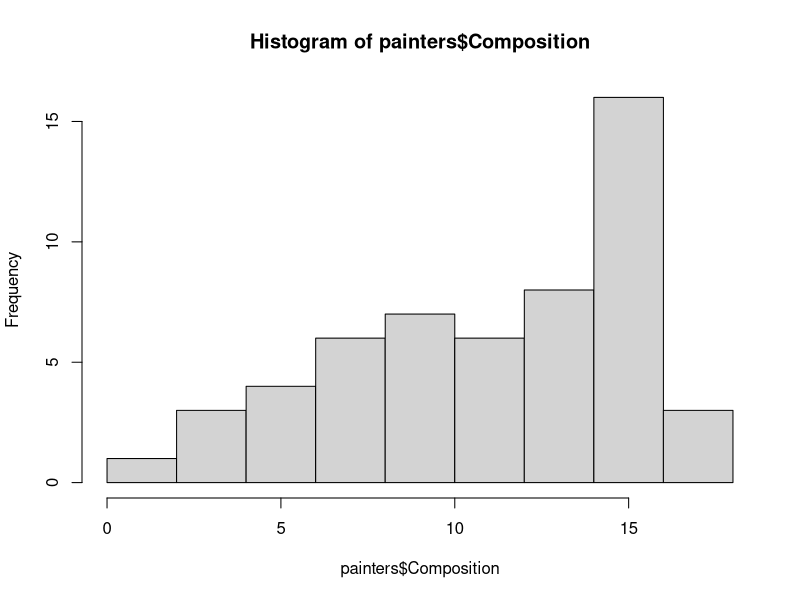
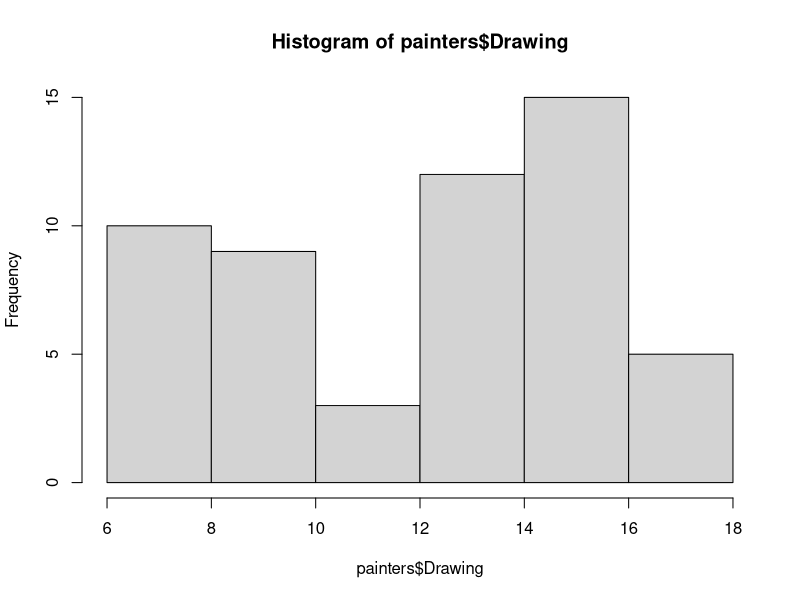
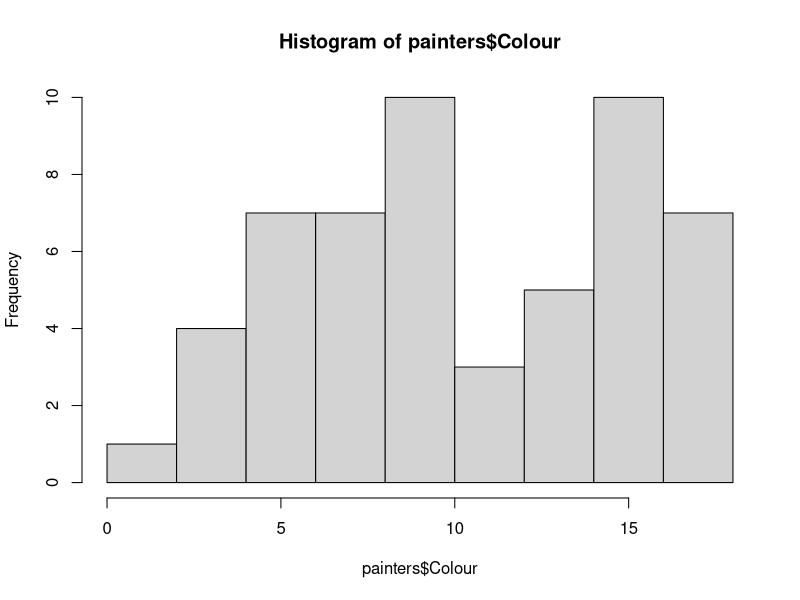
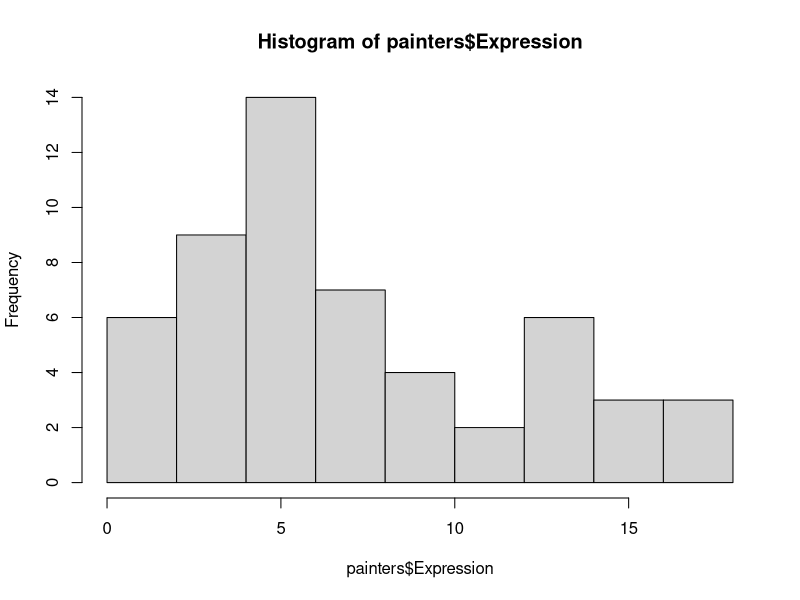
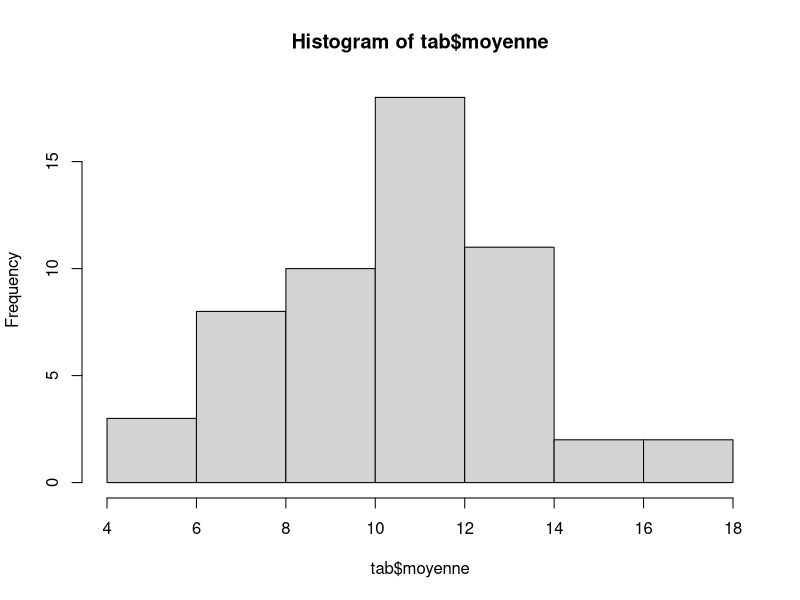
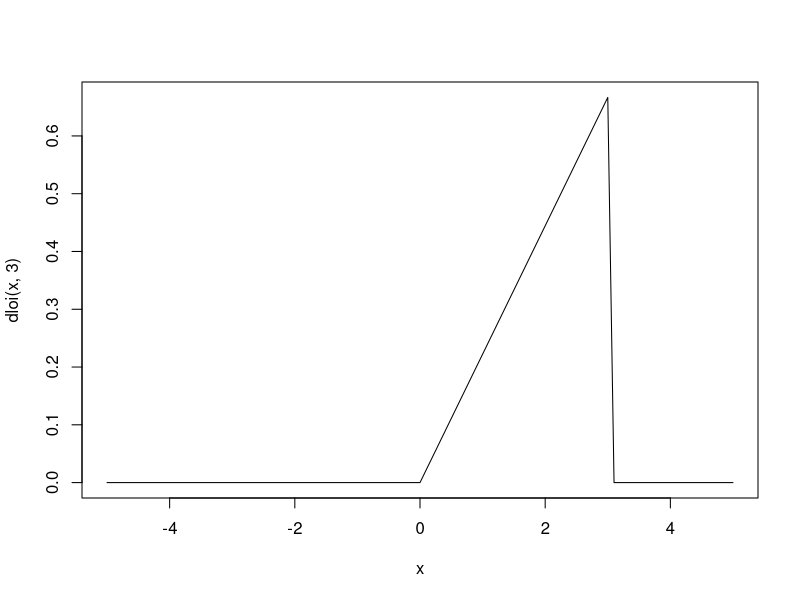
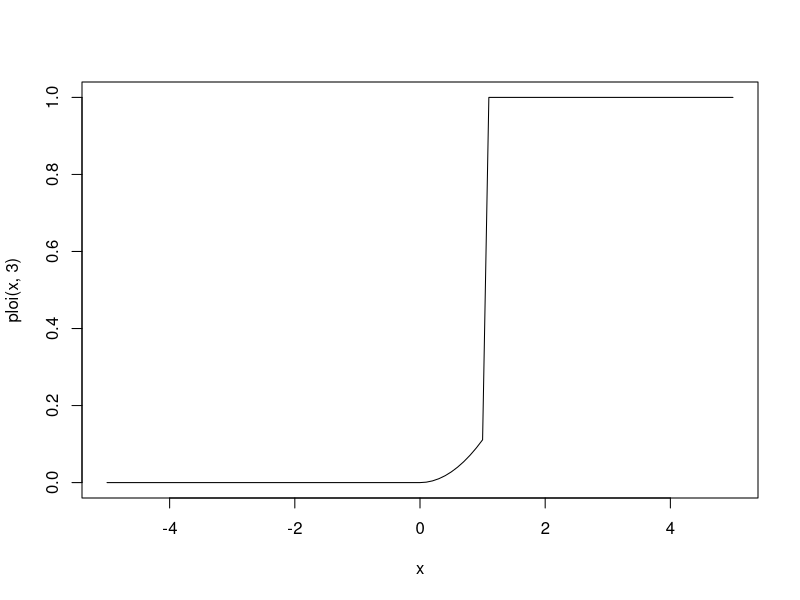

Write R code to recreate these figures, in order. (Note: this script raises an error after producing the figures.)
library(MASS)

head(painters)
View(painters)

# Q1
par(mfrow = c(2, 2))
par(mfrow = c(1, 1))
dev.off()
hist(painters$Composition)
hist(painters$Drawing)
hist(painters$Colour)
hist(painters$Expression)

# Q2
moy <- (painters$Composition + painters$Drawing + painters$Colour + painters$Expression) / 4
View(moy)
tab <- painters
tab$moyenne <- moy
tab <- subset(tab, select = -c(Composition:School))
tab

# Q3
n <- nrow(tab)
s <- sum(tab$moyenne)
moyenne_empirique <- s / n
moyenne_empirique



diff <- sum((tab$moyenne - moyenne_empirique)**2)
variance_ncorr <- diff/n
variance_corr <- diff/(n-1)
ecart_type_ncorr <- sqrt(variance_ncorr)
ecart_type_corr <- sqrt(variance_corr)
variance_ncorr
variance_corr
ecart_type_ncorr
ecart_type_corr


# Q4
mean(tab$moyenne)
var(tab$moyenne)
var_n <- var(tab$moyenne) * (n-1)/n
var_n
sd(tab$moyenne)
eq_n <- sqrt(var_n)
eq_n


# Q5
hist(tab$moyenne)
# Suit une loi normale

# Q6
# unif -> uniforme
# pois -> poisson
# exp -> exponentielle
# binom -> binomiale
# norm -> normale
# t -> t de Student
# chisq -> chi carré
# f -> loi de Fisher

# rajouter le préfixe "d" pour la densité
# "p" pour la fonction de répartition
# "q" pour la fonction quantile
# "r" pour la fonction génératrice de nombres aléatoires

punif(4, min = 2, max = 5)
qunif(0.25, min = 2, max = 5)
runif(1, min = 2, max = 5)
runif(10, min = 2, max = 5)

# Q6.1
1 - pnorm(3, mean=0, sd=1)

# Q6.2
pnorm(42, mean=35, sd=6)

# Q6.3
pnorm(50, mean=35, sd=6) - pnorm(40, mean=35, sd=6)

# Q6.4
for (n in c(5, 10, 30)) {
  print(dbinom(n-1, n, 0.5))
}

# Q6.5
1 - pbinom(14, 20, 0.5)
sum(dbinom(15:20, 20, 0.5))

# Q6.6
pbinom(15, 20, 0.5) - pbinom(9, 20, 0.5)
sum(dbinom(10:15, 20, 0.5))

# Q7
for (a in c(0.05, 0.1, 0.9)) {
  cat("Quartile d'ordre ", a, "pour la loi normale : ", qnorm(a, mean=0, sd=1), "\n")
  cat("Quartile d'ordre ", a, "pour la loi chi² : ", qchisq(a, 10), "\n")
  cat("Quartile d'ordre ", a, "pour la loi student : ", qt(a, 2.5), "\n")
  cat("Quartile d'ordre ", a, "pour la loi student : ", qf(a, 2, 5), "\n")
  cat("\n")
}


# Q8
#créer une fonction
carre <- function(x){
  y <- x**2
  x<- 0
  return(y)
}
carre(5)
carre(c(2, 4, 6))
carre(2:4)


dloi <- function(x, b){
  if (b <= 0){
    stop("B ne peut pas être négatif")
  }
  a <- 2/b**2
  f <- a * x 
  f[x < 0 | x > b] <- 0
  return (f)
}

a <- dloi(c(-1, 0, 1, 2, 3, 4, 5), 3)
a

# Q9
curve(dloi(x, 3), from = -5, to = 5)


# Q10
ploi <- function(x, b){
  if (b <= 0){
    stop("B ne peut pas être négatif")
  }
  f <- (x**2) / (b**2) 
  f[x < 0] <- 0
  f[x > 1] <- 1
  return (f)
}

# Q11
curve(ploi(x, 3), from = -5, to = 5)

# Q12
qloi <- function(alpha, b){
  if (b <= 0) {
    stop("B ne peut pas être inférieur à 0")
  }
  
  if (alpha < 0 || alpha > 1){
    stop("Alpha doit être compris entre 0 et 1")
  }
  
  f <-  sqrt(alpha) * b
  return(f)
}

qloi(1, 3)
curve(qloi(x, 3), from =0, to = 1)

# Q13
rloi <- function(n, b){
  if (b <= 0) {
    stop("B ne peut pas être inférieur à 0")
  }
  
  if (n <= 0)
  {
    stop("La taille de l'échantillon doit être positive")
  }
  
  u <- runif(n, min = 0, max = 1)
  gen_loi <- qloi(u, b)
  
  return(gen_loi)
}

rloi(5, 3)
curve(rloi(x, 3), from =5, to = 8) # zigouigouis

# Q14
res1 <- rloi(10**6,  3)
histo <- hist(res1, breaks = 100, freq = FALSE)
curve(dloi(x, 3), from = -1, to = 5, add = TRUE)
